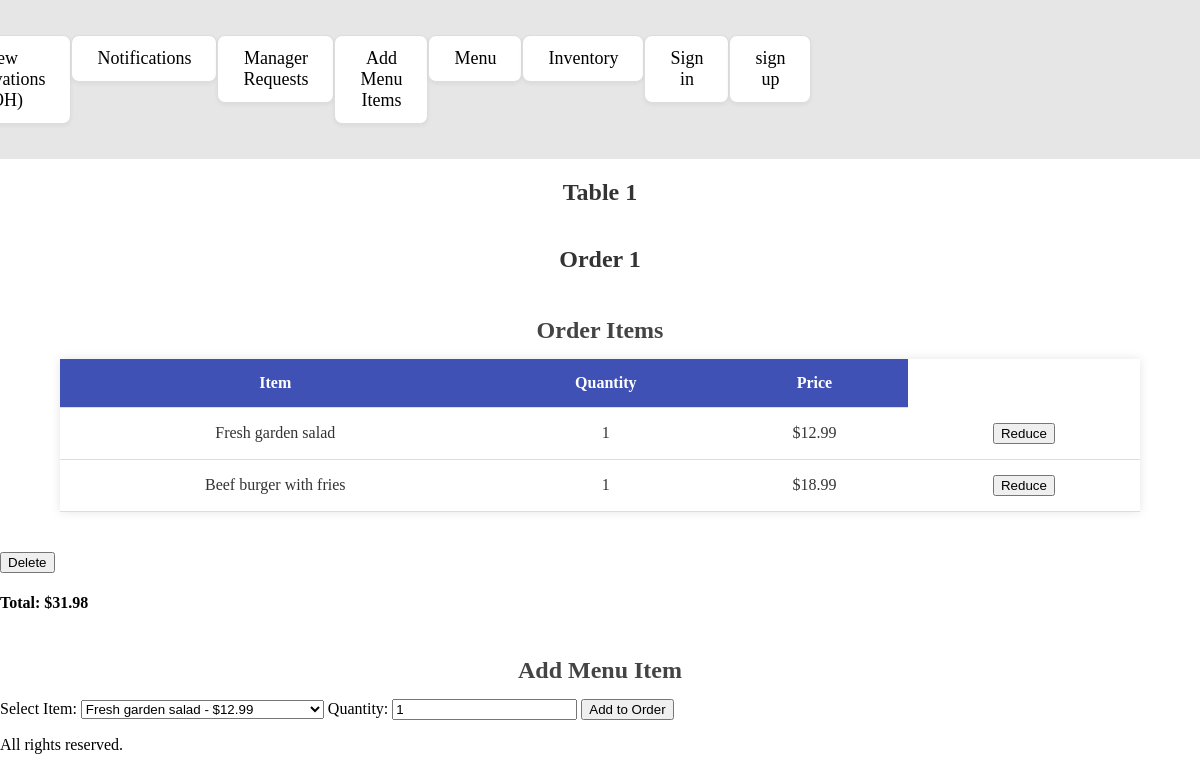
Page /table/1 on the earlier database version.
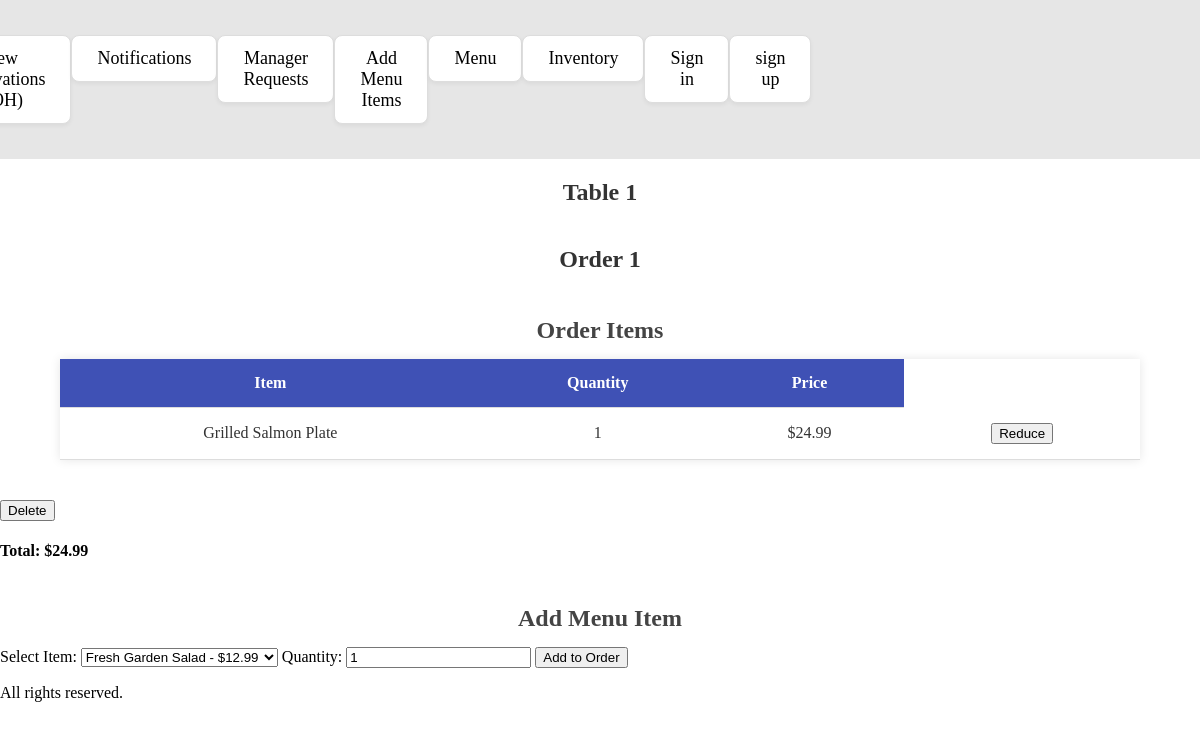
Same page on the later database version.
### app/models.py (models this page shows)
class MenuItem(db.Model):
    id = db.Column(db.Integer, primary_key=True)
    price = db.Column(db.Numeric(10,2), nullable=False)
    description = db.Column(db.String(1000))
    order_links = db.relationship('OrderMenuItem', backref='menu', lazy=True)

class Order(db.Model):
    id = db.Column(db.Integer, primary_key=True)
    order_date = db.Column(db.DateTime, nullable=False)
    table_id = db.Column(db.Integer, db.ForeignKey('tables.id', ondelete="RESTRICT"), nullable=False)
    status = db.Column(db.String(255), nullable=False)
    total_price = db.Column(db.Numeric(10,2))
    payment_status = db.Column(db.String(255), nullable=False)
    menu_items = db.relationship('OrderMenuItem', backref='order', lazy=True)
    payments = db.relationship('Payment', backref='order', lazy=True)

### app/routes/order_routes.py (the view)
@order_bp.route('/table/<int:table_id>')
def table_order(table_id):
    logic = OrderLogic(table_id)
    order = logic.get_order_details() # get order details
    table = logic.get_table_by_id() # get table details
    table_number = table.table_number
    menu_items = order["all_items"]
    order_id = order["order_id"]
    total_price = order["total_price"]
    all_menu_items = MenuLogic.get_all_menu_items() # get all menu items for selcting items to add to order
    return render_template('order.html', order_id=order_id, menu_items=menu_items, table_number=table_number, table_id=table_id, all_menu_items = all_menu_items, total_price = total_price)

### app/logic/base_crud.py (called while the page is built)
    @staticmethod
    def get_all(model):
        return model.query.all() # return all table content

    @staticmethod
    def get_row(model, **kwargs):
        return model.query.filter_by(**kwargs).first() #  get a single row based on the kwargs

### app/logic/menu_logic.py (called while the page is built)
    @staticmethod
    def get_all_menu_items():
        return BaseCRUD.get_all(MenuItem)

### app/logic/order_logic.py (called while the page is built)
    def get_order_details(self):
        order_items= []
        for item in self.order.menu_items:
            order_items.append({
                'Item_name': item.menu.description,
                'quantity' : item.quantity,
                'price' : item.menu.price,
                'id':item.menu.id
                })
        return {
            "order_id": self.order.id,
            "table_id": self.order.table_id,
            "all_items": order_items,
            "total_price": self.order.total_price
        }

    def get_table_by_id(self):
        return BaseCRUD.get_row(TableModel, id= self.table_id)

### templates/order.html (shortened to what this page needs)
<!DOCTYPE html>
<html lang="en">
<head>
    <link rel="stylesheet" href="{{ url_for('static', filename='css/style.css') }}">
    <link rel="stylesheet" href="{{ url_for('static', filename='css/order.css') }}">
</head>
<body>
    <nav>
        <ul >
            <li><a href="{{ url_for('reservations.reservations_foh') }}">View Reservations (FOH)</a></li>
            <li><a href="{{ url_for('notifications.notifications') }}">Notifications</a></li>
            <li><a href="{{ url_for('manager.requests_manager') }}">Manager Requests</a></li>
            <li><a href="{{ url_for('menu.add_menu_item') }}">Add Menu Items</a></li>
            <li><a href="{{ url_for('menu.menu') }}">Menu</a></li>
            <li><a href="{{ url_for('inventory.inventory') }}">Inventory</a></li>
            {% if not session.get('username') %}
                <li><a href="{{ url_for('auth.sign_in') }}">Sign in</a></li>
                <li><a href="{{ url_for('auth.sign_up') }}">sign up</a></li>
            {% else %}
                <li><a href="{{ url_for('auth.get_profile') }}">profile</a></li>
            {% endif %}
        </ul>
    </nav>
    <h2 class="order-title">Table {{ table_number }} </h2>
    <h2 class="order-title"> Order {{ order_id }}</h2>
        <h3>Order Items</h3>
        <table>
            <thead>
                <tr>
                    <th>Item</th>
                    <th>Quantity</th>
                    <th>Price</th>
                </tr>
            </thead>
            <tbody>
                {% for item in menu_items %}
                <tr>
                    <td>{{ item.Item_name }}</td>
                    <td>{{ item.quantity }}</td>
                    <td>${{ item.price }}</td>
                    <td>
                <form method="POST" action="{{ url_for('order.decrease_quantity', table_id=table_id, menu_item_id=item.id) }}" style="display: inline;">
                    <button type="submit">Reduce</button>
                </form>
                    </td>
                </tr>
                {% endfor %}
            </tbody>
        </table>
        <form method="POST" action="{{ url_for('order.remove_order', table_id=table_id) }}" style="display: inline;">
            <button type="submit">Delete</button>
        </form>
        <h4>Total: ${{ total_price }}</h4>
        <h3>Add Menu Item</h3>
        <form method="POST" action="{{ url_for('order.add_to_order', table_id=table_id) }}">
            <label for="menu_item_id">Select Item:</label>
            <select name="menu_item_id" required>
                {% for item in all_menu_items %}
                <option value="{{ item.id }}">{{ item.description }} - ${{ item.price }}</option>
                {% endfor %}
            </select>
            <label for="quantity">Quantity:</label>
            <input type="number" name="quantity" value="1" min="1" required>
            <button type="submit">Add to Order</button>
        </form>
    <footer>
        <p>All rights reserved.</p>
    </footer>
</body>
</html>

Differences in the rows shown:
no longer on this page (row edited): MenuItem: Item_name "Fresh garden salad", quantity "1", price "12.99"
changed MenuItem: Item_name "Beef burger with fries" → "Grilled Salmon Plate"; price "18.99" → "24.99"
changed Order: total_price "31.98" → "24.99"
Other differences:
form field menu_item_id: "Fresh garden salad - $12.99" → "Fresh Garden Salad - $12.99"
